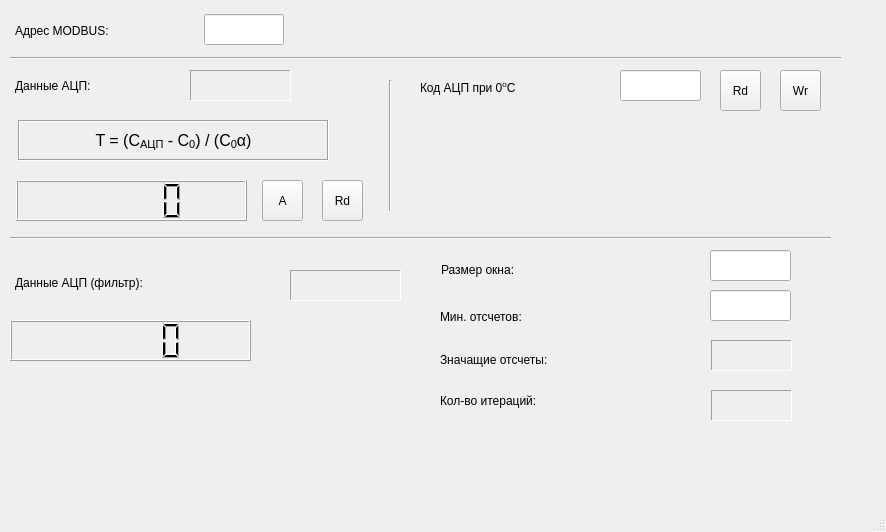
<?xml version="1.0" encoding="UTF-8"?>
<ui version="4.0">
 <class>fmTPar</class>
 <widget class="QMainWindow" name="fmTPar">
  <property name="geometry">
   <rect>
    <x>0</x>
    <y>0</y>
    <width>886</width>
    <height>532</height>
   </rect>
  </property>
  <property name="minimumSize">
   <size>
    <width>884</width>
    <height>532</height>
   </size>
  </property>
  <property name="maximumSize">
   <size>
    <width>61700</width>
    <height>16777215</height>
   </size>
  </property>
  <property name="windowTitle">
   <string> Термометр</string>
  </property>
  <widget class="QWidget" name="centralwidget">
   <widget class="QLCDNumber" name="lcdDataConv">
    <property name="geometry">
     <rect>
      <x>16</x>
      <y>180</y>
      <width>231</width>
      <height>41</height>
     </rect>
    </property>
   </widget>
   <widget class="QLabel" name="label">
    <property name="geometry">
     <rect>
      <x>15</x>
      <y>70</y>
      <width>161</width>
      <height>31</height>
     </rect>
    </property>
    <property name="font">
     <font>
      <pointsize>9</pointsize>
     </font>
    </property>
    <property name="text">
     <string>Данные АЦП:</string>
    </property>
   </widget>
   <widget class="QToolButton" name="tbScan">
    <property name="geometry">
     <rect>
      <x>322</x>
      <y>180</y>
      <width>41</width>
      <height>41</height>
     </rect>
    </property>
    <property name="text">
     <string>Rd</string>
    </property>
   </widget>
   <widget class="QLabel" name="llData">
    <property name="geometry">
     <rect>
      <x>190</x>
      <y>70</y>
      <width>101</width>
      <height>31</height>
     </rect>
    </property>
    <property name="font">
     <font>
      <pointsize>9</pointsize>
     </font>
    </property>
    <property name="frameShape">
     <enum>QFrame::Panel</enum>
    </property>
    <property name="frameShadow">
     <enum>QFrame::Sunken</enum>
    </property>
    <property name="text">
     <string/>
    </property>
   </widget>
   <widget class="QToolButton" name="tbAutoScan">
    <property name="geometry">
     <rect>
      <x>262</x>
      <y>180</y>
      <width>41</width>
      <height>41</height>
     </rect>
    </property>
    <property name="text">
     <string>A</string>
    </property>
   </widget>
   <widget class="Line" name="line">
    <property name="geometry">
     <rect>
      <x>380</x>
      <y>80</y>
      <width>20</width>
      <height>131</height>
     </rect>
    </property>
    <property name="orientation">
     <enum>Qt::Vertical</enum>
    </property>
   </widget>
   <widget class="QToolButton" name="tbCR0Wr">
    <property name="geometry">
     <rect>
      <x>780</x>
      <y>70</y>
      <width>41</width>
      <height>41</height>
     </rect>
    </property>
    <property name="text">
     <string>Wr</string>
    </property>
   </widget>
   <widget class="QLineEdit" name="leCR0">
    <property name="geometry">
     <rect>
      <x>620</x>
      <y>70</y>
      <width>81</width>
      <height>31</height>
     </rect>
    </property>
    <property name="font">
     <font>
      <pointsize>9</pointsize>
     </font>
    </property>
   </widget>
   <widget class="QLabel" name="label_14">
    <property name="geometry">
     <rect>
      <x>420</x>
      <y>63</y>
      <width>211</width>
      <height>51</height>
     </rect>
    </property>
    <property name="font">
     <font>
      <pointsize>9</pointsize>
     </font>
    </property>
    <property name="lineWidth">
     <number>-5</number>
    </property>
    <property name="text">
     <string>Код АЦП при 0&lt;sup&gt;o&lt;/sup&gt;С</string>
    </property>
   </widget>
   <widget class="QToolButton" name="tbCR0Rd">
    <property name="geometry">
     <rect>
      <x>720</x>
      <y>70</y>
      <width>41</width>
      <height>41</height>
     </rect>
    </property>
    <property name="text">
     <string>Rd</string>
    </property>
   </widget>
   <widget class="QLabel" name="label_16">
    <property name="geometry">
     <rect>
      <x>15</x>
      <y>15</y>
      <width>181</width>
      <height>31</height>
     </rect>
    </property>
    <property name="font">
     <font>
      <pointsize>9</pointsize>
     </font>
    </property>
    <property name="text">
     <string>Адрес MODBUS:</string>
    </property>
   </widget>
   <widget class="QLineEdit" name="leAddrMB">
    <property name="geometry">
     <rect>
      <x>204</x>
      <y>14</y>
      <width>80</width>
      <height>31</height>
     </rect>
    </property>
    <property name="font">
     <font>
      <pointsize>9</pointsize>
     </font>
    </property>
   </widget>
   <widget class="Line" name="line_2">
    <property name="geometry">
     <rect>
      <x>10</x>
      <y>50</y>
      <width>831</width>
      <height>16</height>
     </rect>
    </property>
    <property name="orientation">
     <enum>Qt::Horizontal</enum>
    </property>
   </widget>
   <widget class="QLabel" name="label_3">
    <property name="geometry">
     <rect>
      <x>18</x>
      <y>120</y>
      <width>311</width>
      <height>41</height>
     </rect>
    </property>
    <property name="font">
     <font>
      <family>Arial</family>
      <pointsize>12</pointsize>
      <weight>50</weight>
      <bold>false</bold>
     </font>
    </property>
    <property name="frameShape">
     <enum>QFrame::Box</enum>
    </property>
    <property name="frameShadow">
     <enum>QFrame::Sunken</enum>
    </property>
    <property name="text">
     <string>T =  (C&lt;sub&gt;АЦП&lt;/sub&gt; - С&lt;sub&gt;0&lt;/sub&gt;) / (С&lt;sub&gt;0&lt;/sub&gt;&amp;#945;)</string>
    </property>
    <property name="alignment">
     <set>Qt::AlignCenter</set>
    </property>
   </widget>
   <widget class="Line" name="line_3">
    <property name="geometry">
     <rect>
      <x>10</x>
      <y>230</y>
      <width>821</width>
      <height>16</height>
     </rect>
    </property>
    <property name="orientation">
     <enum>Qt::Horizontal</enum>
    </property>
   </widget>
   <widget class="QLabel" name="label_4">
    <property name="geometry">
     <rect>
      <x>15</x>
      <y>262</y>
      <width>261</width>
      <height>41</height>
     </rect>
    </property>
    <property name="font">
     <font>
      <pointsize>9</pointsize>
     </font>
    </property>
    <property name="text">
     <string>Данные АЦП (фильтр):</string>
    </property>
   </widget>
   <widget class="QLabel" name="llDataF">
    <property name="geometry">
     <rect>
      <x>290</x>
      <y>270</y>
      <width>111</width>
      <height>31</height>
     </rect>
    </property>
    <property name="font">
     <font>
      <pointsize>9</pointsize>
     </font>
    </property>
    <property name="frameShape">
     <enum>QFrame::Panel</enum>
    </property>
    <property name="frameShadow">
     <enum>QFrame::Sunken</enum>
    </property>
    <property name="text">
     <string/>
    </property>
   </widget>
   <widget class="QLCDNumber" name="lcdDataConvF">
    <property name="geometry">
     <rect>
      <x>10</x>
      <y>320</y>
      <width>241</width>
      <height>41</height>
     </rect>
    </property>
   </widget>
   <widget class="QLabel" name="label_6">
    <property name="geometry">
     <rect>
      <x>440</x>
      <y>390</y>
      <width>231</width>
      <height>21</height>
     </rect>
    </property>
    <property name="font">
     <font>
      <pointsize>9</pointsize>
     </font>
    </property>
    <property name="text">
     <string>Кол-во итераций:</string>
    </property>
   </widget>
   <widget class="QLabel" name="llNumPass">
    <property name="geometry">
     <rect>
      <x>711</x>
      <y>390</y>
      <width>81</width>
      <height>31</height>
     </rect>
    </property>
    <property name="font">
     <font>
      <pointsize>9</pointsize>
     </font>
    </property>
    <property name="frameShape">
     <enum>QFrame::Panel</enum>
    </property>
    <property name="frameShadow">
     <enum>QFrame::Sunken</enum>
    </property>
    <property name="text">
     <string/>
    </property>
   </widget>
   <widget class="QLabel" name="label_17">
    <property name="geometry">
     <rect>
      <x>440</x>
      <y>306</y>
      <width>191</width>
      <height>21</height>
     </rect>
    </property>
    <property name="font">
     <font>
      <pointsize>9</pointsize>
     </font>
    </property>
    <property name="lineWidth">
     <number>-5</number>
    </property>
    <property name="text">
     <string>Мин. отсчетов:</string>
    </property>
   </widget>
   <widget class="QLineEdit" name="leWSize">
    <property name="geometry">
     <rect>
      <x>710</x>
      <y>250</y>
      <width>81</width>
      <height>31</height>
     </rect>
    </property>
    <property name="font">
     <font>
      <pointsize>9</pointsize>
     </font>
    </property>
   </widget>
   <widget class="QLabel" name="label_18">
    <property name="geometry">
     <rect>
      <x>441</x>
      <y>260</y>
      <width>161</width>
      <height>20</height>
     </rect>
    </property>
    <property name="font">
     <font>
      <pointsize>9</pointsize>
     </font>
    </property>
    <property name="lineWidth">
     <number>-5</number>
    </property>
    <property name="text">
     <string>Размер окна:</string>
    </property>
   </widget>
   <widget class="QLabel" name="label_5">
    <property name="geometry">
     <rect>
      <x>440</x>
      <y>350</y>
      <width>231</width>
      <height>20</height>
     </rect>
    </property>
    <property name="font">
     <font>
      <pointsize>9</pointsize>
     </font>
    </property>
    <property name="text">
     <string>Значащие отсчеты:</string>
    </property>
   </widget>
   <widget class="QLineEdit" name="leMinCntS">
    <property name="geometry">
     <rect>
      <x>710</x>
      <y>290</y>
      <width>81</width>
      <height>31</height>
     </rect>
    </property>
    <property name="font">
     <font>
      <pointsize>9</pointsize>
     </font>
    </property>
   </widget>
   <widget class="QLabel" name="llCntS">
    <property name="geometry">
     <rect>
      <x>711</x>
      <y>340</y>
      <width>81</width>
      <height>31</height>
     </rect>
    </property>
    <property name="font">
     <font>
      <pointsize>9</pointsize>
     </font>
    </property>
    <property name="frameShape">
     <enum>QFrame::Panel</enum>
    </property>
    <property name="frameShadow">
     <enum>QFrame::Sunken</enum>
    </property>
    <property name="text">
     <string/>
    </property>
   </widget>
  </widget>
  <widget class="QMenuBar" name="menubar">
   <property name="geometry">
    <rect>
     <x>0</x>
     <y>0</y>
     <width>886</width>
     <height>38</height>
    </rect>
   </property>
  </widget>
  <widget class="QStatusBar" name="statusbar"/>
  <action name="actConf">
   <property name="text">
    <string>Настройки</string>
   </property>
  </action>
 </widget>
 <resources/>
 <connections/>
</ui>
